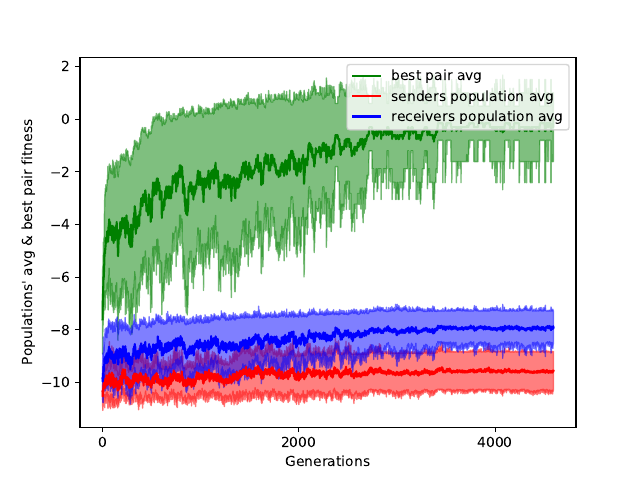

Recreate this plot in Python.
import graphviz
import matplotlib.pyplot as plt
import numpy as np

NUMBER_OF_GENERATIONS = 50
MAX_LEN = 0

f = open("sender.mean", 'r')
lines = f.readlines()
f.close()

sender_mean = []
for line in lines:
    run = list(map(float, line.split()))
    sender_mean.append(run)
    MAX_LEN = max(len(run), MAX_LEN)

print(MAX_LEN)

f = open("receiver.mean", 'r')
lines = f.readlines()
f.close()

receiver_mean = []
for line in lines:
    run = list(map(float, line.split()))
    receiver_mean.append(run)

f = open("receiver.best", 'r')
lines = f.readlines()
f.close()

receiver_best = []
for line in lines:
    run = list(map(float, line.split()))
    receiver_best.append(run)

NUMBER_OF_GENERATIONS = MAX_LEN

for i in sender_mean:
    while len(i) < NUMBER_OF_GENERATIONS:
        i.append(i[-1])

for i in receiver_mean:
    while len(i) < NUMBER_OF_GENERATIONS:
        i.append(i[-1])

for i in receiver_best:
    while len(i) < NUMBER_OF_GENERATIONS:
        i.append(i[-1])


gen = range(NUMBER_OF_GENERATIONS)
gen_stats = []
for i in gen:
    gen_stats.append([])

for run in sender_mean:
    for i in range(len(run)):
        gen_stats[i].append(run[i])

mean_gen = []
stddev_gen = []
for i in range(len(gen_stats)):
    mean_gen.append(np.mean(gen_stats[i]))
    stddev_gen.append(np.std(gen_stats[i]))

gen = range(NUMBER_OF_GENERATIONS)
gen_stats = []
for i in gen:
    gen_stats.append([])

for run in receiver_best:
    for i in range(len(run)):
        gen_stats[i].append(run[i])

mean_best_gen = []
stddev_best_gen = []
for i in range(len(gen_stats)):
    mean_best_gen.append(np.mean(gen_stats[i]))
    stddev_best_gen.append(np.std(gen_stats[i]))

plt.plot(gen, mean_best_gen, color='green', label='best pair avg')
plt.fill_between(gen, [a_i - b_i for a_i, b_i in zip(mean_best_gen, stddev_best_gen)], [a_i + b_i for a_i, b_i in zip(mean_best_gen, stddev_best_gen)], alpha=0.5, color='green')

plt.plot(gen, mean_gen, color='red', label='senders population avg')
plt.fill_between(gen, [a_i - b_i for a_i, b_i in zip(mean_gen, stddev_gen)], [a_i + b_i for a_i, b_i in zip(mean_gen, stddev_gen)], alpha=0.5, color='red')

gen = range(NUMBER_OF_GENERATIONS)
gen_stats = []
for i in gen:
    gen_stats.append([])

for run in receiver_mean:
    for i in range(len(run)):
        gen_stats[i].append(run[i])

mean_gen = []
stddev_gen = []
for i in range(len(gen_stats)):
    mean_gen.append(np.mean(gen_stats[i]))
    stddev_gen.append(np.std(gen_stats[i]))

plt.plot(gen, mean_gen, color='blue', label='receivers population avg')
plt.fill_between(gen, [a_i - b_i for a_i, b_i in zip(mean_gen, stddev_gen)], [a_i + b_i for a_i, b_i in zip(mean_gen, stddev_gen)], alpha=0.5, color='blue')


plt.xlabel("Generations")
plt.xticks(range(NUMBER_OF_GENERATIONS))
plt.ylabel("Populations' avg & best pair fitness")
locs, labs = plt.xticks()
plt.xticks(locs[::2000]) 
plt.legend(loc=1)
plt.savefig('fitness_trend.pdf')
plt.show()

